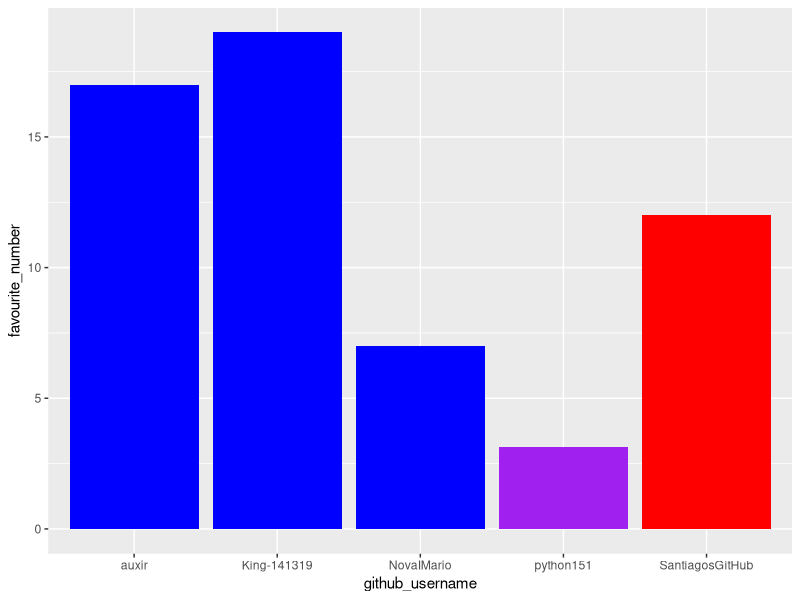
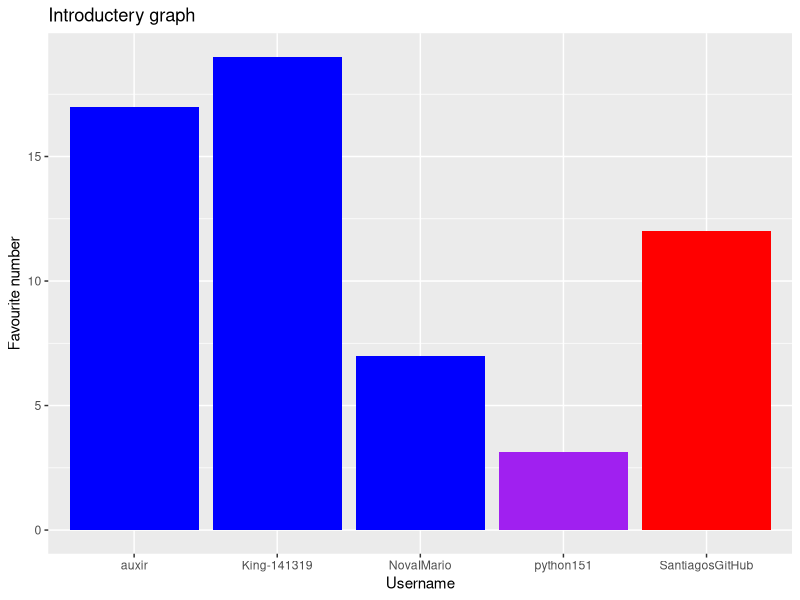
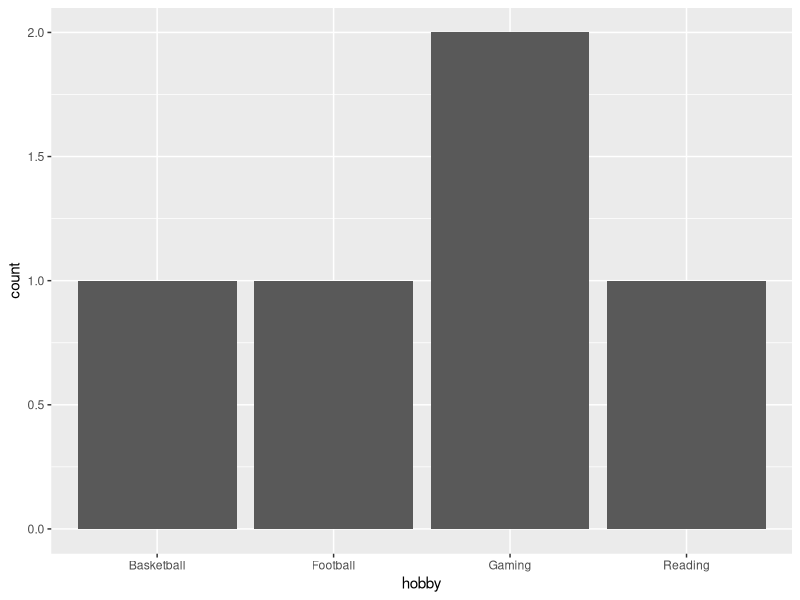

Generate these figures, in order, with R:
## ---- chunk 1
library(tidyverse) 
## ---- chunk 2
team_data <- tibble(
  name = c("Casper", "Wen", "Santiago", "Jin", "Emily"),
  github_username = c("auxir", "NovaIMario", "SantiagosGitHub", 
                      "King-141319", "python151"), 
  colour = c("Blue", "Blue", "Red", 
             "Blue", "purple"),
  hobby = c("Gaming", "Gaming", "Football", 
            "Basketball", "Reading"),
  favourite_number = c(17, 7, 12, 19, pi)
  )

team_data
## ---- chunk 3
p1 <- ggplot(data = team_data, 
             mapping = aes(x = github_username, 
                           y = favourite_number,
                           fill = colour), 
             ) +
   geom_col() +
   scale_fill_identity()
p1
## ---- chunk 4
p1 + labs(x = "Username", 
          y = "Favourite number",
          title = "Introductery graph")
## ---- chunk 5
p2 <- ggplot(team_data, aes(x = hobby)) +
  geom_bar()
p2
